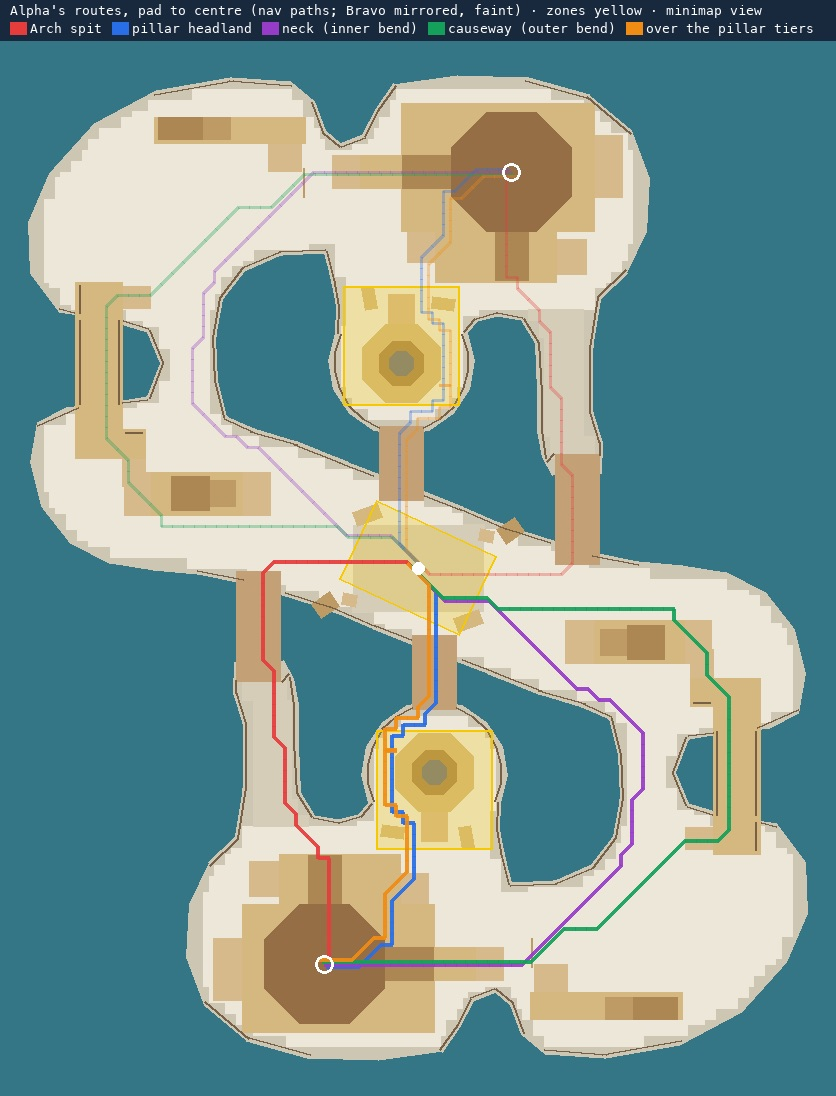

This figure's Python source:
# routes picture: the plan (minimap view: +x left, Bravo top) with Alpha's routes to the centre (nav paths) and the zones
import json, sys, math
from PIL import Image, ImageDraw, ImageFont
J = json.load(open(sys.argv[1])); R = json.load(open(sys.argv[2])); out = sys.argv[3]
S = 11; x0, x1, z0, z1 = -38, 38, -48, 48
W, H = int((x1 - x0) * S), int((z1 - z0) * S) + 40
def P(x, z): return ((x1 - x) * S, (z1 - z) * S + 40)
im = Image.new('RGB', (W, H), (52, 118, 134)); d = ImageDraw.Draw(im, 'RGBA')
F = ImageFont.truetype('/System/Library/Fonts/Menlo.ttc', 13); FB = ImageFont.truetype('/System/Library/Fonts/Menlo.ttc', 16)
def col(y1, dd):
    if dd.get('roof'): return (120, 120, 128)
    if y1 < -0.05: return (205, 198, 178)
    if dd.get('tag') == 'sandbar': return (214, 205, 184)
    if y1 < 0.1: return (236, 231, 216)
    if y1 < 0.5: return (196, 160, 118)
    if y1 < 1.0: return (214, 186, 140)
    if y1 < 1.6: return (212, 184, 128)
    if y1 < 2.2: return (190, 155, 100)
    if y1 < 3.0: return (172, 135, 84)
    return (150, 110, 70)
def corners(dd):
    if dd['kind'] == 'box':
        a, b = dd['min'], dd['max']; return [(a[0], a[2]), (b[0], a[2]), (b[0], b[2]), (a[0], b[2])], b[1]
    if dd['kind'] == 'obox':
        cx, cy, cz = dd['center']; sx, sy, sz = dd['size']; a = math.radians(dd['rotY'])
        ax = (math.cos(a), -math.sin(a)); az = (math.sin(a), math.cos(a))
        return [(cx + ax[0] * sx / 2 * i + az[0] * sz / 2 * k, cz + ax[1] * sx / 2 * i + az[1] * sz / 2 * k) for i, k in [(-1, -1), (1, -1), (1, 1), (-1, 1)]], cy + sy / 2
    lo, hi, w = dd['low'], dd['high'], dd['width']
    dx, dz = hi[0] - lo[0], hi[2] - lo[2]; L = math.hypot(dx, dz); nx, nz = -dz / L * w / 2, dx / L * w / 2
    return [(lo[0] + nx, lo[2] + nz), (hi[0] + nx, hi[2] + nz), (hi[0] - nx, hi[2] - nz), (lo[0] - nx, lo[2] - nz)], (lo[1] + hi[1]) / 2 + 0.001
items = sorted([(t, p, dd) for dd in J['defs'] for p, t in [corners(dd)]], key=lambda t: t[0])
for top, pts, dd in items: d.polygon([P(*p) for p in pts], fill=col(top, dd))
for p in J['pl']:
    if p['type'] in ('driftwood', 'ropefence'):
        x, y, z = p['pos']; r = p['rotY']; Lh = p.get('L') or 3; ux, uz = math.cos(r), -math.sin(r)
        a, b = ((x - ux * Lh / 2, z - uz * Lh / 2), (x + ux * Lh / 2, z + uz * Lh / 2)) if p['type'] == 'driftwood' else ((x, z), (x + ux * Lh, z + uz * Lh))
        d.line([P(*a), P(*b)], fill=(120, 96, 70), width=2)
Z = J['zones']
zp = lambda z: z.get('polys') or [z['poly']]
for z in Z['center']:
    for p in zp(z): d.polygon([P(*q) for q in p], outline=(245, 200, 0), fill=(245, 200, 0, 60), width=2)
for sg in (1, -1):
    for p in zp(Z['side']): d.polygon([P(q[0] * sg, q[1] * sg) for q in p], outline=(245, 200, 0), fill=(245, 200, 0, 60), width=2)
C = [(230, 60, 60), (40, 110, 230), (150, 60, 200), (20, 160, 90), (240, 140, 20)]
leg = []
for i, (nm, pts) in enumerate(R.items()):
    c = C[i % len(C)]
    off = (i - 2) * 0.22
    d.line([P(x + off, z + off) for x, z in pts], fill=c + (235,), width=4, joint='curve')
    d.line([P(-x - off, -z - off) for x, z in pts], fill=c + (80,), width=3, joint='curve')
    leg.append((nm, c))
if len(sys.argv) > 4 and sys.argv[4] == 'tower':
    T = J['tower']['path']
    for sg, c in ((1, (230, 70, 40)), (-1, (40, 110, 230))):
        d.line([P(p[0] * sg, p[-1] * sg) for p in T], fill=c, width=5)
        for q in J['tower']['checkpoints']: X, Y = P(q[0] * sg, q[1] * sg); d.ellipse([X - 7, Y - 7, X + 7, Y + 7], fill=c, outline=(255, 255, 255), width=2)
    leg = [("tower track: Alpha's push (to Bravo's goal)", (230, 70, 40)), ("Bravo's push", (40, 110, 230))]
for pad in J['pads']:
    X, Y = P(pad[0], pad[2]); d.ellipse([X - 9, Y - 9, X + 9, Y + 9], outline=(255, 255, 255), width=3)
X, Y = P(0, 0); d.ellipse([X - 6, Y - 6, X + 6, Y + 6], fill=(255, 255, 255))
d.rectangle([0, 0, W, 40], fill=(24, 40, 60))
d.text((10, 2), ('Plan: sand 0 · dune/causeway/plinth 1.3 · crest/tier 2.5 · pad 3.2 · zones yellow' if len(sys.argv) > 4 else 'Alpha\'s routes, pad to centre (nav paths; Bravo mirrored, faint) · zones yellow · minimap view'), fill=(255, 255, 255), font=F)
x = 10
for nm, c in leg:
    d.rectangle([x, 22, x + 16, 34], fill=c); d.text((x + 20, 20), nm, fill=(255, 255, 255), font=F); x += 30 + int(d.textlength(nm, font=F))
im.save(out)
